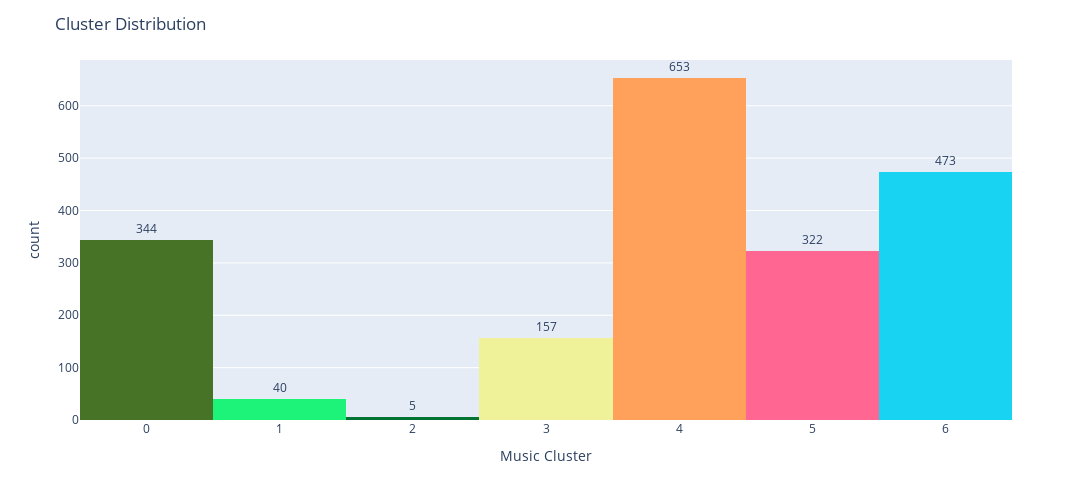

The cell this chart's notebook holds for it:
### Code cell
fig = px.histogram(df, x="Music Cluster",color="Music Cluster",color_discrete_map=color_map)
fig.update_traces(texttemplate='%{y}', textposition='outside')
fig.update_layout(
    title="Cluster Distribution",
    showlegend=False,  
    width=1200,  
    height=500   
)
fig.update_xaxes(tickvals=[0, 1, 2, 3,4,5,6,7])
fig.show()

### Figure 1 — Plotly figure (JSON) as saved in the notebook; plotly's stock layout.template omitted (floating-point values rounded to 4 significant figures; data arrays with more than 128 entries replaced by an {"elided": "..."} marker saying what was removed)
{"data": [{"alignmentgroup": "True", "bingroup": "x", "hovertemplate": "Music Cluster=%{x}<br>count=%{y}<extra></extra>", "legendgroup": "0", "marker": {"color": "#467326", "pattern": {"shape": ""}}, "name": "0", "offsetgroup": "0", "orientation": "v", "showlegend": true, "textposition": "outside", "texttemplate": "%{y}", "type": "histogram", "x": {"elided": "344 int values"}, "xaxis": "x", "yaxis": "y"}, {"alignmentgroup": "True", "bingroup": "x", "hovertemplate": "Music Cluster=%{x}<br>count=%{y}<extra></extra>", "legendgroup": "4", "marker": {"color": "#FFA15A", "pattern": {"shape": ""}}, "name": "4", "offsetgroup": "4", "orientation": "v", "showlegend": true, "textposition": "outside", "texttemplate": "%{y}", "type": "histogram", "x": {"elided": "653 int values"}, "xaxis": "x", "yaxis": "y"}, {"alignmentgroup": "True", "bingroup": "x", "hovertemplate": "Music Cluster=%{x}<br>count=%{y}<extra></extra>", "legendgroup": "6", "marker": {"color": "#19d3f3", "pattern": {"shape": ""}}, "name": "6", "offsetgroup": "6", "orientation": "v", "showlegend": true, "textposition": "outside", "texttemplate": "%{y}", "type": "histogram", "x": {"elided": "473 int values"}, "xaxis": "x", "yaxis": "y"}, {"alignmentgroup": "True", "bingroup": "x", "hovertemplate": "Music Cluster=%{x}<br>count=%{y}<extra></extra>", "legendgroup": "3", "marker": {"color": "#EFF299", "pattern": {"shape": ""}}, "name": "3", "offsetgroup": "3", "orientation": "v", "showlegend": true, "textposition": "outside", "texttemplate": "%{y}", "type": "histogram", "x": {"elided": "157 int values"}, "xaxis": "x", "yaxis": "y"}, {"alignmentgroup": "True", "bingroup": "x", "hovertemplate": "Music Cluster=%{x}<br>count=%{y}<extra></extra>", "legendgroup": "5", "marker": {"color": "#FF6692", "pattern": {"shape": ""}}, "name": "5", "offsetgroup": "5", "orientation": "v", "showlegend": true, "textposition": "outside", "texttemplate": "%{y}", "type": "histogram", "x": {"elided": "322 int values"}, "xaxis": "x", "yaxis": "y"}, {"alignmentgroup": "True", "bingroup": "x", "hovertemplate": "Music Cluster=%{x}<br>count=%{y}<extra></extra>", "legendgroup": "1", "marker": {"color": "#1DF279", "pattern": {"shape": ""}}, "name": "1", "offsetgroup": "1", "orientation": "v", "showlegend": true, "textposition": "outside", "texttemplate": "%{y}", "type": "histogram", "x": [1, 1, 1, 1, 1, 1, 1, 1, 1, 1, 1, 1, 1, 1, 1, 1, 1, 1, 1, 1, 1, 1, 1, 1, 1, 1, 1, 1, 1, 1, 1, 1, 1, 1, 1, 1, 1, 1, 1, 1], "xaxis": "x", "yaxis": "y"}, {"alignmentgroup": "True", "bingroup": "x", "hovertemplate": "Music Cluster=%{x}<br>count=%{y}<extra></extra>", "legendgroup": "2", "marker": {"color": "#027333", "pattern": {"shape": ""}}, "name": "2", "offsetgroup": "2", "orientation": "v", "showlegend": true, "textposition": "outside", "texttemplate": "%{y}", "type": "histogram", "x": [2, 2, 2, 2, 2], "xaxis": "x", "yaxis": "y"}], "layout": {"barmode": "relative", "height": 500, "legend": {"title": {"text": "Music Cluster"}, "tracegroupgap": 0}, "margin": {"t": 60}, "showlegend": false, "title": {"text": "Cluster Distribution"}, "width": 1200, "xaxis": {"anchor": "y", "autorange": true, "categoryarray": [0, 4, 6, 3, 5, 1, 2], "categoryorder": "array", "domain": [0, 1], "range": [-0.5, 6.5], "tickvals": [0, 1, 2, 3, 4, 5, 6, 7], "title": {"text": "Music Cluster"}, "type": "linear"}, "yaxis": {"anchor": "x", "autorange": true, "domain": [0, 1], "range": [0, 687.4], "title": {"text": "count"}}}}
